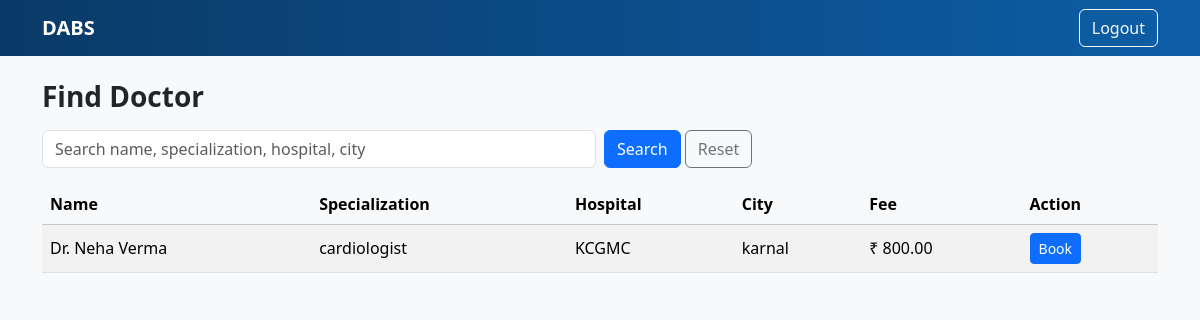
The page /dashboard/patient/find/ (signed in) on the database as committed earlier.
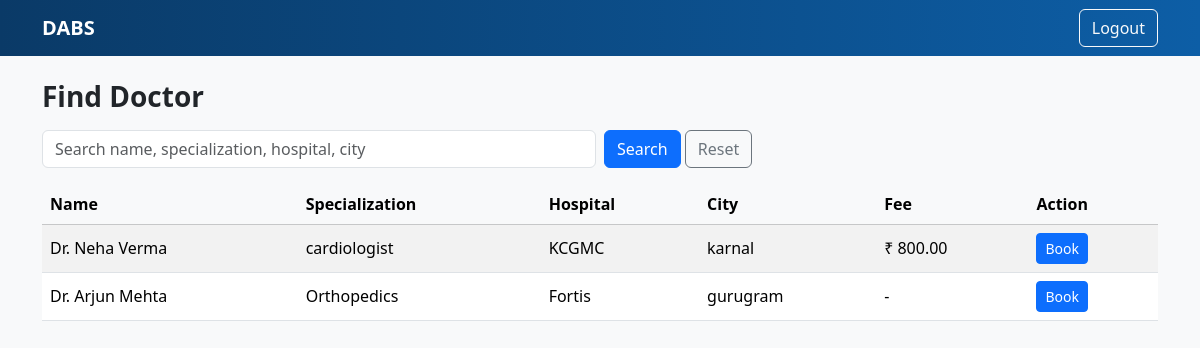
The same page on the database as committed later.
### booking/models.py (models this page shows, shortened)
class DoctorProfile(models.Model):
    STATUS_CHOICES = [
        ('Pending', 'Pending'),
        ('Active', 'Active'),
        ('Inactive', 'Inactive'),
    ]
    user = models.ForeignKey(User, on_delete=models.CASCADE)
    registration_no = models.CharField(max_length=50)
    specialization = models.CharField(max_length=80)
    experience_years = models.PositiveIntegerField(default=0)
    hospital = models.CharField(max_length=120)
    city = models.CharField(max_length=80)
    slot_preference = models.CharField(max_length=120)
    fee = models.DecimalField(max_digits=8, decimal_places=2, null=True, blank=True)
    bio = models.TextField()
    status = models.CharField(max_length=10, choices=STATUS_CHOICES, default='Pending')
    created_at = models.DateTimeField(auto_now_add=True)
    working_days = models.CharField(max_length=100, blank=True)  # e.g. "Mon–Fri"
    clinic_start_time = models.TimeField(null=True, blank=True)
    clinic_end_time = models.TimeField(null=True, blank=True)
    break_start_time = models.TimeField(null=True, blank=True)
    break_end_time = models.TimeField(null=True, blank=True)
    slot_minutes = models.PositiveIntegerField(null=True, blank=True)
    schedule_notes = models.TextField(blank=True)
    schedule_published = models.BooleanField(default=False)

### booking/views.py (the view, shortened to what this page needs)
# urls.py: path('dashboard/patient/find/', views.find_doctor, name='find_doctor'),
@login_required
def find_doctor(request):
    q = request.GET.get('q', '').strip()
    doctors = DoctorProfile.objects.filter(status='Active')
    return render(request, 'booking/find_doctor.html', {'doctors': doctors, 'q': q})

### booking/templates/booking/find_doctor.html (shortened to what this page needs)
<!doctype html>
<html lang="en">
<head>
  <link href="https://cdn.jsdelivr.net/npm/bootstrap@5.3.3/dist/css/bootstrap.min.css" rel="stylesheet">
</head>
<body class="bg-light">
<nav class="navbar navbar-dark" style="background:linear-gradient(90deg,#0a3a67,#0d5ea6);">
  <div class="container">
    <a class="navbar-brand fw-bold" href="/dashboard/patient/">DABS</a>
    <a class="btn btn-outline-light" href="/logout/">Logout</a>
  </div>
</nav>
<div class="container py-4">
  <h3 class="fw-bold mb-3">Find Doctor</h3>
  <form class="row g-2 mb-3" method="get">
    <div class="col-md-6">
      <input class="form-control" name="q" placeholder="Search name, specialization, hospital, city" value="{{ q }}">
    </div>
    <div class="col-md-6">
      <button class="btn btn-primary">Search</button>
      <a class="btn btn-outline-secondary" href=".">Reset</a>
    </div>
  </form>
  <div class="table-responsive">
    <table class="table table-striped align-middle">
      <thead class="table-light">
      <tr>
  <th>Name</th><th>Specialization</th><th>Hospital</th><th>City</th><th>Fee</th><th>Action</th>
      </tr>
      </thead>
      <tbody>
      {% for d in doctors %}
       <tr>
  <td>Dr. {{ d.user.first_name }} {{ d.user.last_name }}</td>
  <td>{{ d.specialization }}</td>
  <td>{{ d.hospital }}</td>
  <td>{{ d.city }}</td>
  <td>{% if d.fee %}₹ {{ d.fee }}{% else %}-{% endif %}</td>
  <td>
    <a class="btn btn-sm btn-primary" href="/dashboard/patient/book/{{ d.id }}/">Book</a>
  </td>
</tr>
      {% empty %}
        <tr><td colspan="5" class="text-muted">No doctors found.</td></tr>
      {% endfor %}
      </tbody>
    </table>
  </div>
</div>
</body>
</html>

Rows that differ between the two databases and show on the page:
now on this page (row edited): DoctorProfile: user.first_name "Arjun", user.last_name "Mehta", specialization "Orthopedics", hospital "Fortis", city "gurugram"
